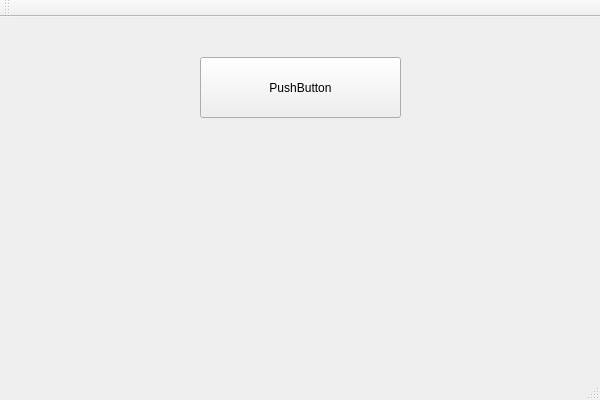
<?xml version="1.0" encoding="UTF-8"?>
<ui version="4.0">
 <class>qt_mp_testClass</class>
 <widget class="QMainWindow" name="qt_mp_testClass">
  <property name="geometry">
   <rect>
    <x>0</x>
    <y>0</y>
    <width>600</width>
    <height>400</height>
   </rect>
  </property>
  <property name="windowTitle">
   <string>qt_mp_test</string>
  </property>
  <widget class="QWidget" name="centralWidget">
   <widget class="QPushButton" name="pushButton">
    <property name="geometry">
     <rect>
      <x>200</x>
      <y>40</y>
      <width>201</width>
      <height>61</height>
     </rect>
    </property>
    <property name="text">
     <string>PushButton</string>
    </property>
   </widget>
  </widget>
  <widget class="QMenuBar" name="menuBar">
   <property name="geometry">
    <rect>
     <x>0</x>
     <y>0</y>
     <width>600</width>
     <height>23</height>
    </rect>
   </property>
  </widget>
  <widget class="QToolBar" name="mainToolBar">
   <attribute name="toolBarArea">
    <enum>TopToolBarArea</enum>
   </attribute>
   <attribute name="toolBarBreak">
    <bool>false</bool>
   </attribute>
  </widget>
  <widget class="QStatusBar" name="statusBar"/>
 </widget>
 <layoutdefault spacing="6" margin="11"/>
 <resources>
  <include location="qt_mp_test.qrc"/>
 </resources>
 <connections/>
</ui>
